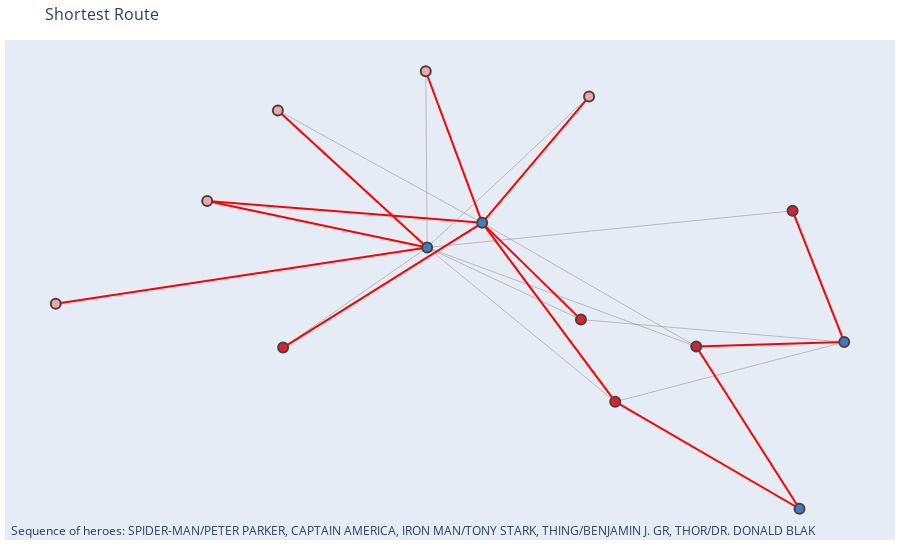

Notebook code for this chart:
### Markdown cell above
### Visualization 3 - Visualize the shortest-ordered route

### Code cell
info = shortest_route(G2, heroes[:5].index, 10, verbose=False)

comics = [t[1] for t in info['Shortest route']]
route_df = pd.DataFrame(comics, columns=['Comic Name'], index=[f'Comic {i+1}' for i in range(len(comics))]).T
print(tabulate(route_df, headers='keys', tablefmt='psql'))

nodes_in_sr = list(np.unique([node for path in info['Shortest route'] for node in path]))
edges_in_sr = [[(x[0], x[1]), (x[1], x[2]), (x[1], x[0]), (x[2], x[1])] for x in info['Shortest route']]
# sort each tuple in the list
edges_in_sr = [item for sublist in edges_in_sr for item in sublist]

subg = info['Subgraph']
subg = subg.subgraph(nodes_in_sr)

# for edges in edges_in_sr make path = True, otherwise make path = False
for edge in subg.edges():
    if edge in edges_in_sr:
        subg.edges[edge]['path'] = True
    else:
        subg.edges[edge]['path'] = False

for hero in info['Hero sequence']:
    subg.nodes[hero]['seq'] = 'seq'

# Now we implement the example for our graph subg
pos = nx.spring_layout(subg)

edges = {'edge_x': [],'edge_y': []}
colored_edges = {'edge_x': [],'edge_y': []}

for edge in subg.edges():
    x0, y0 = pos[edge[0]]
    x1, y1 = pos[edge[1]]
    if subg.edges[edge]['path'] == True:
        colored_edges['edge_x'].append(x0)
        colored_edges['edge_x'].append(x1)
        colored_edges['edge_x'].append(None)
        colored_edges['edge_y'].append(y0)
        colored_edges['edge_y'].append(y1)
        colored_edges['edge_y'].append(None)
    else:
        edges['edge_x'].append(x0)
        edges['edge_x'].append(x1)
        edges['edge_x'].append(None)
        edges['edge_y'].append(y0)
        edges['edge_y'].append(y1)
        edges['edge_y'].append(None)


edge_trace = go.Scatter(
    x=edges['edge_x'], y=edges['edge_y'],
    line=dict(width=0.5, color='#888'),
    hoverinfo='none',
    mode='lines')

colored_edge_trace = go.Scatter(
    x=colored_edges['edge_x'], y=colored_edges['edge_y'],
    line=dict(width=2, color='red'),
    hoverinfo='none',
    mode='lines')

nodes = {'node_x': [],'node_y': []}
for node in subg.nodes():
    x, y = pos[node]
    nodes['node_x'].append(x)
    nodes['node_y'].append(y)


print('Im done with the node positions')

node_trace = go.Scatter(
    x=nodes['node_x'], y=nodes['node_y'],
    mode='markers',
    hoverinfo='text',
    marker=dict(
        size=10,
        line_width=2))

colors = {'hero': '#F3A5AA', 'comic': '#447BBE', 'seq': '#DF1F2D'}

node_trace.marker.color = [colors[subg.nodes[node]['seq'] if 'seq' in subg.nodes[node] else subg.nodes[node]['type']] for node in subg.nodes()]
node_trace.text = [f'{node}: {subg.nodes[node]["type"]}' for node in subg.nodes()]

print('Im done with node adjacencies and node text')

fig = go.Figure(data=[edge_trace, colored_edge_trace, node_trace],
             layout=go.Layout(
                title='Shortest Route',
                titlefont_size=16,
                showlegend=False,
                hovermode='closest',
                margin=dict(b=20,l=5,r=5,t=40),
                annotations=[ dict(
                    text=f"Sequence of heroes: {', '.join(info['Hero sequence'])}",
                    showarrow=False,
                    xref="paper", yref="paper",
                    x=0.005, y=-0.002 ) ],
                xaxis=dict(showgrid=False, zeroline=False, showticklabels=False),
                yaxis=dict(showgrid=False, zeroline=False, showticklabels=False))
                )
fig.show()

### Figure 1 — Plotly figure (JSON) as saved in the notebook; plotly's stock layout.template omitted (floating-point values rounded to 4 significant figures)
{"data": [{"hoverinfo": "none", "line": {"color": "#888", "width": 0.5}, "mode": "lines", "type": "scatter", "x": [-0.0518, 0.4242, null, -0.0518, -0.5062, null, 0.1858, -0.1741, null, 0.1678, 0.7532, null, 0.1678, -0.1741, null, 0.244, 0.7532, null, 0.244, -0.1741, null, -0.4944, -0.1741, null, 0.6384, -0.1741, null, -0.1772, -0.1741, null, 0.4242, -0.1741, null], "y": [0.1609, -0.2955, null, 0.1609, 0.5759, null, 0.6272, 0.07008, null, -0.1962, -0.2792, null, -0.1962, 0.07008, null, -0.4993, -0.2792, null, -0.4993, 0.07008, null, -0.2994, 0.07008, null, 0.2053, 0.07008, null, 0.7206, 0.07008, null, -0.2955, 0.07008, null]}, {"hoverinfo": "none", "line": {"color": "red", "width": 2}, "mode": "lines", "type": "scatter", "x": [-0.0518, -0.6633, null, -0.0518, 0.1858, null, -0.0518, 0.244, null, -0.0518, -0.1772, null, -0.0518, -0.4944, null, -0.0518, 0.1678, null, 0.6537, 0.4242, null, 0.6537, 0.244, null, -0.5062, -0.1741, null, 0.6384, 0.7532, null, -0.6633, -0.1741, null, 0.7532, 0.4242, null, -1, -0.1741, null], "y": [0.1609, 0.2419, null, 0.1609, 0.6272, null, 0.1609, -0.4993, null, 0.1609, 0.7206, null, 0.1609, -0.2994, null, 0.1609, -0.1962, null, -0.8945, -0.2955, null, -0.8945, -0.4993, null, 0.5759, 0.07008, null, 0.2053, -0.2792, null, 0.2419, 0.07008, null, -0.2792, -0.2955, null, -0.138, 0.07008, null]}, {"hoverinfo": "text", "marker": {"color": ["#447BBE", "#F3A5AA", "#DF1F2D", "#447BBE", "#DF1F2D", "#DF1F2D", "#F3A5AA", "#DF1F2D", "#F3A5AA", "#F3A5AA", "#447BBE", "#F3A5AA", "#DF1F2D", "#447BBE"], "line": {"width": 2}, "size": 10}, "mode": "markers", "text": ["A 1: comic", "HUMAN TORCH/JOHNNY S: hero", "THOR/DR. DONALD BLAK: hero", "A '00: comic", "IRON MAN/TONY STARK: hero", "THING/BENJAMIN J. GR: hero", "INVISIBLE WOMAN/SUE: hero", "SPIDER-MAN/PETER PARKER: hero", "MR. FANTASTIC/REED R: hero", "HULK/DR. ROBERT BRUC: hero", "A 11: comic", "WOLVERINE/LOGAN: hero", "CAPTAIN AMERICA: hero", "A3 10: comic"], "type": "scatter", "x": [-0.0518, 0.1858, 0.1678, 0.6537, 0.244, -0.4944, -0.5062, 0.6384, -0.1772, -0.6633, 0.7532, -1, 0.4242, -0.1741], "y": [0.1609, 0.6272, -0.1962, -0.8945, -0.4993, -0.2994, 0.5759, 0.2053, 0.7206, 0.2419, -0.2792, -0.138, -0.2955, 0.07008]}], "layout": {"annotations": [{"showarrow": false, "text": "Sequence of heroes: SPIDER-MAN/PETER PARKER, CAPTAIN AMERICA, IRON MAN/TONY STARK, THING/BENJAMIN J. GR, THOR/DR. DONALD BLAK", "x": 0.005, "xref": "paper", "y": -0.002, "yref": "paper"}], "hovermode": "closest", "margin": {"b": 20, "l": 5, "r": 5, "t": 40}, "showlegend": false, "title": {"font": {"size": 16}, "text": "Shortest Route"}, "xaxis": {"showgrid": false, "showticklabels": false, "zeroline": false}, "yaxis": {"showgrid": false, "showticklabels": false, "zeroline": false}}}
